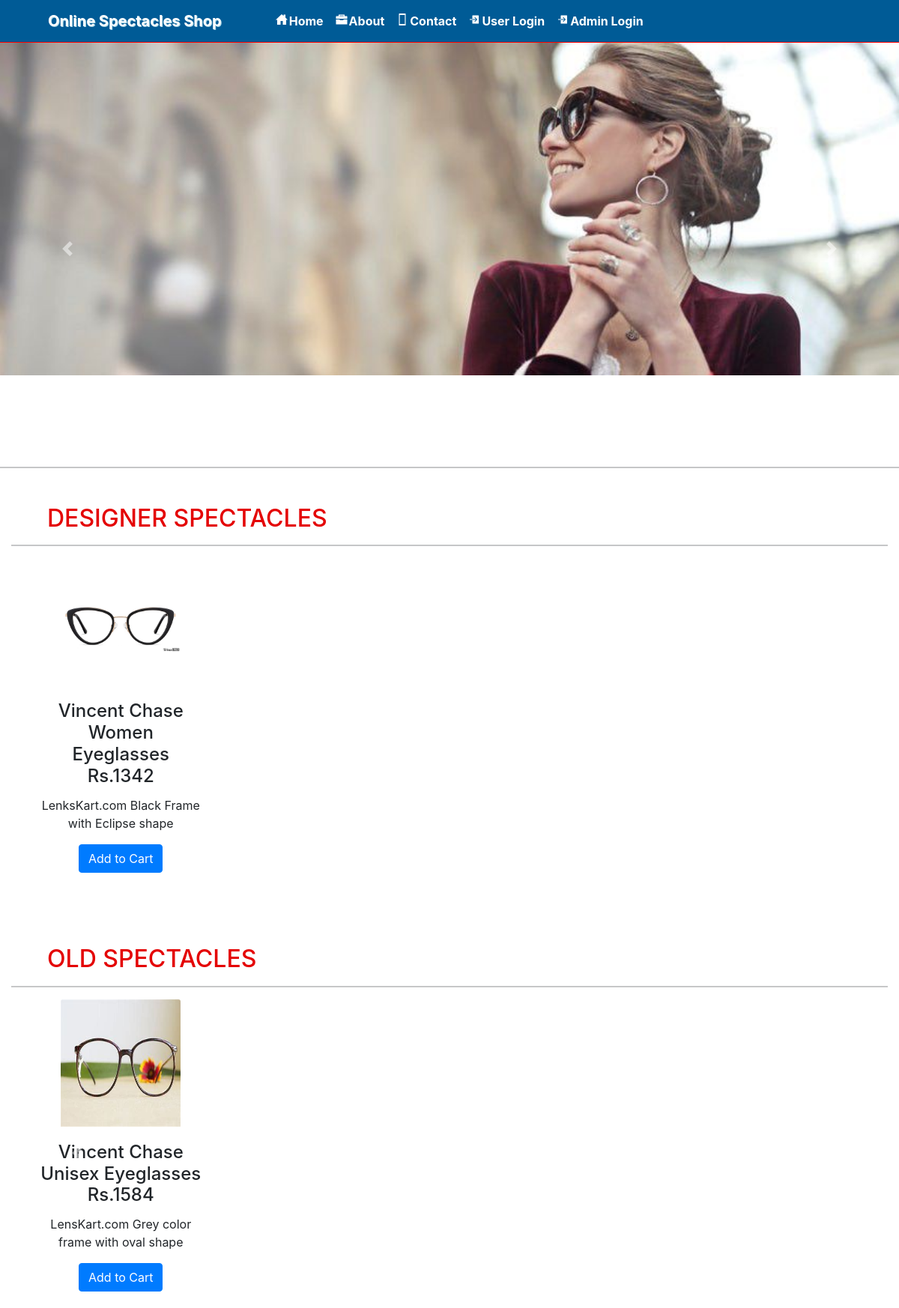
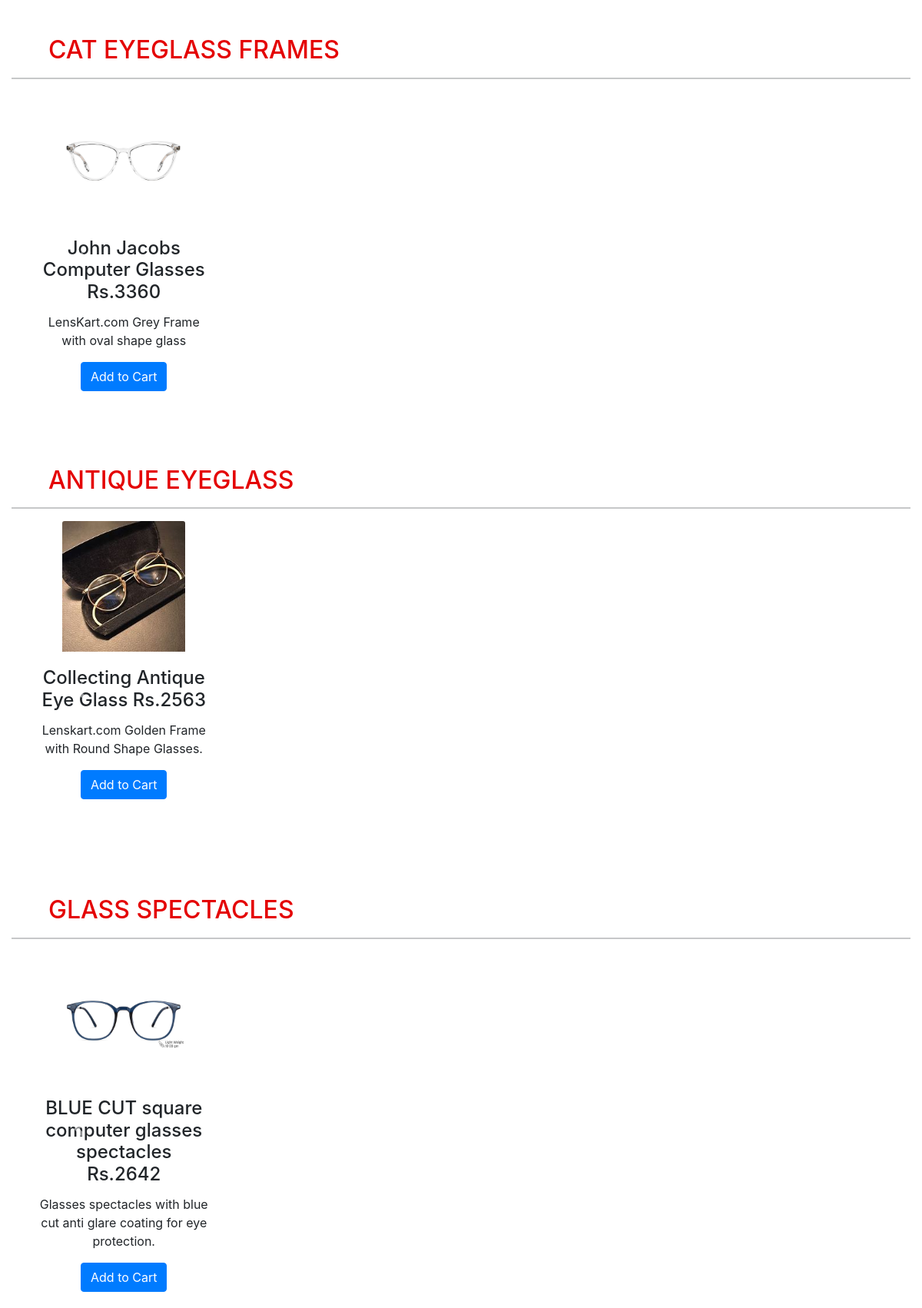
The page / (upper part) on the database its author committed (2 pictures, top to bottom).
### grocery/models.py (models this page shows, shortened)
class Category(models.Model):
    name = models.CharField(max_length=30, null=True)

class Product(models.Model):
    category = models.ForeignKey(Category, on_delete=models.CASCADE, null=True)
    image = models.FileField(null=True)
    name = models.CharField(max_length=30, null=True)
    price = models.IntegerField(null=True)
    desc = models.TextField(null=True)

### grocery/views.py (the view)
# urls.py: 2. Add a URL to urlpatterns:  path('', Home.as_view(), name='home')
def Home(request):
    cat = ""
    pro = ""
    cat = ""
    num = 0
    num1 = 0
    cat = Category.objects.all()
    pro = Product.objects.all()
    num = []
    num1 = 0
    try:
        user = User.objects.get(id=request.user.id)
        profile = Profile.objects.get(user=user)
        cart = Cart.objects.filter(profile=profile)
        for i in cart:
            num1 += 1
    except:
        pass
    a = 1
    li = []
    for j in pro:
        b = 1
        for i in cat:
            if i.name == j.category.name:
                if not j.category.name in li:
                    li.append(j.category.name)
                    if b == 1:
                        num.append(a)
                        b = 2
        a += 1
    d = {'pro': pro, 'cat': cat,'num':num,'num1':num1}
    return render(request, 'all_product.html', d)

### grocery/templates/all_product.html (shortened to what this page needs)
{% extends 'carousel.html' %}
{% block b %}
{% load static %}
<link rel="stylesheet" href="https://maxcdn.bootstrapcdn.com/bootstrap/4.0.0/css/bootstrap.min.css">
    <link rel="stylesheet" href="{% static 'css/style.css' %}">
<hr>
{% for i in cat %}
 <div class="container-fluid">
	 <h2 class= "pl-5" style = "color : #E40203 ; text-transform : uppercase">{{i.name}}</h2><hr>
   	<div id="{{i.id}}" class="carousel slide" data-ride="carousel">
   		<div class="carousel-inner row w-100 mx-auto">
			{% for j in pro %}
			{% if i.name == j.category.name %}
			{% if forloop.counter in num %}
				<div class="carousel-item col-md-3 active"><div class="card">
					<center><img class="card-img-top img-fluid" align="center" src="{{j.image.url}}" style="width:160px;height:170px;float:center" alt="card-img"></center>
   						<div class="card-body">
   						<h4 class="card-title">{{j.name}} Rs.{{j.price}}</h4>
   						<p class="card-text">{{j.desc}}</p>
							<form align="center" action="{% url 'add_cart' j.id %}" method="post">
							<button type="submit" class="btn btn-primary mybtnone">Add to Cart</button>
</form>
   					</div>
   				</div>
   			</div>
			{% endif %}
	 		{% endif %}
			{% endfor %}
			<a class="carousel-control-prev" href="#{{i.id}}" role="button" data-slide="prev">
				<span class="carousel-control-prev-icon" aria-hidden="true"></span>
			</a>
  			    <a class="carousel-control-next" href="#{{i.id}}" role="button" data-slide="next">
					<span class="carousel-control-next-icon" aria-hidden="true"></span>
					<span class="sr-only">Next</span></a>
		</div>
	</div>
 </div>
{% endfor %}
{% endblock %}

### grocery/static/css/style.css (style rules this page uses)
.card { border: none }
@media (min-width: 768px) { .carousel-inner .active, .carousel-inner .active + .carousel-item, .carousel-inner .active + .carousel-item + .carousel-item, .carousel-inner .active + .carousel-item + .carousel-item + .carousel-item { display: block; text-align: center; } }
.carousel-inner .carousel-item.active:not(.carousel-item-right):not(.carousel-item-left), .carousel-inner .carousel-item.active:not(.carousel-item-right):not(.carousel-item-left) + .carousel-item, .carousel-inner .carousel-item.active:not(.carousel-item-right):not(.carousel-item-left) + .carousel-item + .carousel-item, .carousel-inner .carousel-item.active:not(.carousel-item-right):not(.carousel-item-left) + .carousel-item + .carousel-item + .carousel-item { transition: none; }

### grocery/templates/navigation.html (style rules this page uses)
* { box-sizing: border-box; }
.carousel-inner img { width: 100%; height: 100%; }

### grocery/templates/all_product.html (style rules this page uses)
html { scroll-behavior:smooth; }

### rows shown on the page
Category: name "DESIGNER SPECTACLES"
Product: image (picture), name "Vincent Chase Women Eyeglasses", price "1342", desc "LenksKart.com Black Frame with Eclipse shape"
Category: name "OLD SPECTACLES"
Product: image (picture), name "Vincent Chase Unisex Eyeglasses", price "1584", desc "LensKart.com Grey color frame with oval shape"
Category: name "CAT EYEGLASS FRAMES"
Product: image (picture), name "John Jacobs Computer Glasses", price "3360", desc "LensKart.com Grey Frame with oval shape glass"
Category: name "ANTIQUE EYEGLASS"
Product: image (picture), name "Collecting Antique Eye Glass", price "2563", desc "Lenskart.com Golden Frame with Round Shape Glasses."
Category: name "GLASS SPECTACLES"
Product: image (picture), name "BLUE CUT square computer glasses spectacles", price "2642", desc "Glasses spectacles with blue cut anti glare coating for eye protection."
